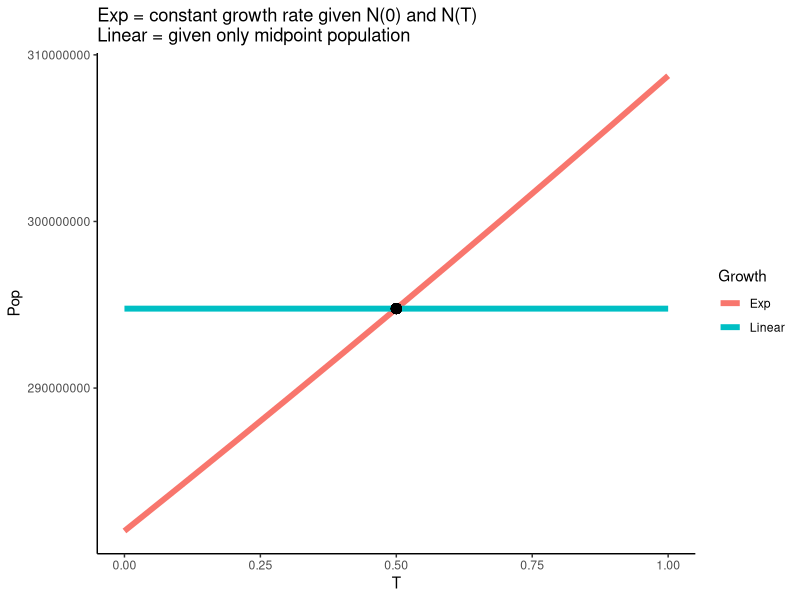
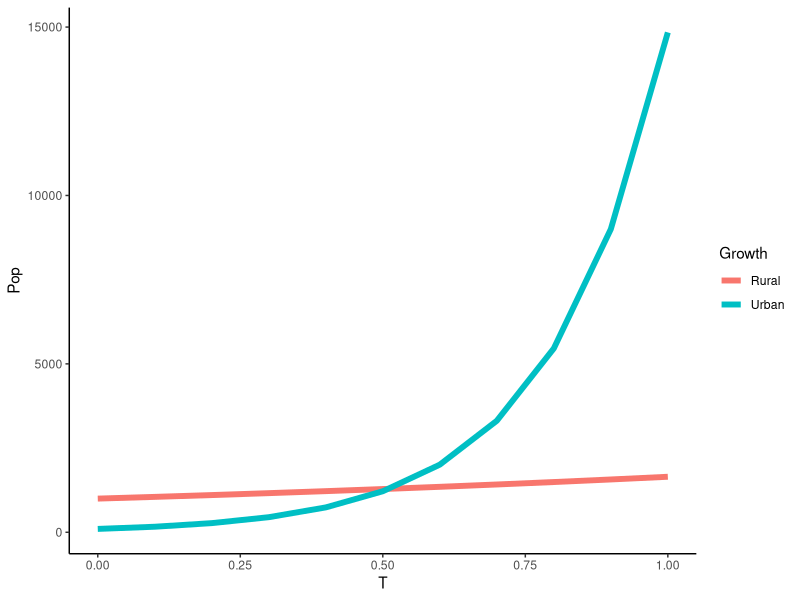

Reproduce these figures in R, in order.
## ---- chunk 1
# Load knitr package and settings
library(knitr)
library(data.table)
library(ggplot2)
options(scipen=999)
opts_chunk$set(fig.align='center', tidy=TRUE, tidy.opts=list(blank=TRUE, width.cutoff=40), warning=FALSE,message=FALSE)
## ---- chunk 2
# Because the instantaneous growth rate is constant over the interval, it can be calculated as the mean annualized growth rate.
N_t1 <- 281421906
N_t2 <- 308745538
t1 <- 2000.25
t2 <- 2010.25
T <- t2 - t1
r_star <- log(N_t2 / N_t1) / T
answer_1a <- r_star
## ---- chunk 3
tripling_time <- log(3) / r_star
answer_1b <- tripling_time
## ---- chunk 4
# Given our growth rate is constant...
py <- ((N_t2 - N_t1) * T) / log(N_t2 / N_t1)
answer_1c <- py
## ---- chunk 5
## What was the population size in the middle of the intercensual period?
## Given that growth rate is constant...
pop_at_t <- function(t) {
  new_pop <- N_t1 * exp(r_star * t)
  return(new_pop)
}
N_mid <- pop_at_t(T/2)
answer_1d <- N_mid
## ---- chunk 6
## Given only midpoint population, we have to assume linear growth
py_linear <- N_mid * T

growth <- data.table(T = seq(0,1,0.1),
                     Pop = c(rep(N_mid, 11),
                             pop_at_t(0:10)),
                     Growth = c(rep('Linear', 11),
                                rep('Exp', 11)))

ggplot(data = growth) +
  geom_line(aes(x = T,
                y = Pop,
                color = Growth),
            size = 2) +
  geom_point(x = 0.5, y = N_mid, color = 'black', size = 3) + 
  ggtitle("Exp = constant growth rate given N(0) and N(T)\nLinear = given only midpoint population") + 
  theme_classic()
## ---- chunk 7
## Instead of 2000.25 to 2010.25, it's now 2000.25 - 2010.08333
N_t1 <- 281421906
N_t2 <- 308745538
t1 <- 2000.25
t2 <- 2010 + (1/12)
T <- t2 - t1
r_star <- log(N_t2 / N_t1) / T
answer_3a <- r_star
## ---- chunk 8
pop_at_t <- function(t, r_star, N_t1) {
  new_pop <- N_t1 * exp(r_star * t)
  return(new_pop)
}
N_mid <- pop_at_t(t = (T/2), r_star = r_star, N_t1 = N_t1)
answer_3b <- N_mid
## Bigger, because it has to get to the same end population faster
## ---- chunk 9
## Reset to initial pops and dates
N_t1 <- 281421906
N_t2 <- 308745538
t1 <- 2000.25
t2 <- 2010.25
T <- t2 - t1
## Inputs:
##    j = number of times to compound per year
##    year_interval = years in the period
##    start_pop
##    end_pop
## Outputs:
##    r_j = annual geometric growth rate
calc_geo_r <- function(j, year_interval, start_pop, end_pop) {
  r_j <- j * ((end_pop / start_pop)^(1/(j*year_interval)) - 1)
  return(r_j)
}

## Apply function over j = 1, 12, 365 (annually, monthly, daily, continuously)
geom_rates <- lapply(c(1,12,365,1000000),
                     calc_geo_r,
                     year_interval = T,
                     start_pop = N_t1,
                     end_pop = N_t2)
## ---- chunk 10
calc_geo_r_2 <- function(j, annual_rate) {
  r_j <- j * ((1 + annual_rate)^(1/j) - 1)
  return(r_j)
}
r_j_cont <- calc_geo_r_2(j = 1000000, annual_rate = geom_rates[[1]])
answer_4b <- r_j_cont
## ---- chunk 11
r_star_ukraine <- -0.49 / 100
halving_time <- log(0.5) / r_star_ukraine
answer_4B <- halving_time
## ---- chunk 12
t1_urban <- 100
t1_rural <- 1000
r_star_urban <- 0.5
r_star_rural <- 0.05
growth_comparison <- data.table(T = seq(0,1,0.1),
                                 Pop = c(pop_at_t(0:10, r_star = r_star_urban, N_t1 = t1_urban),
                                         pop_at_t(0:10, r_star = r_star_rural, N_t1 = t1_rural)),
                                 Growth = c(rep('Urban', 11),
                                            rep('Rural', 11)))
ggplot() +
  geom_line(data = growth_comparison,
            aes(x = T,
                y = Pop,
                color = Growth),
            size = 2) +
  theme_classic()

growth_comparison <- dcast(growth_comparison, T ~ Growth, value.var = "Pop")
growth_comparison[, pop_ratio := Urban / Rural]
t1_ratio <- growth_comparison[T == 0, pop_ratio]
t2_ratio <- growth_comparison[T == 1, pop_ratio]
ratio_growth_rate <- log(t2_ratio / t1_ratio) / 10
ratio_growth_rate == (r_star_urban - r_star_rural)
